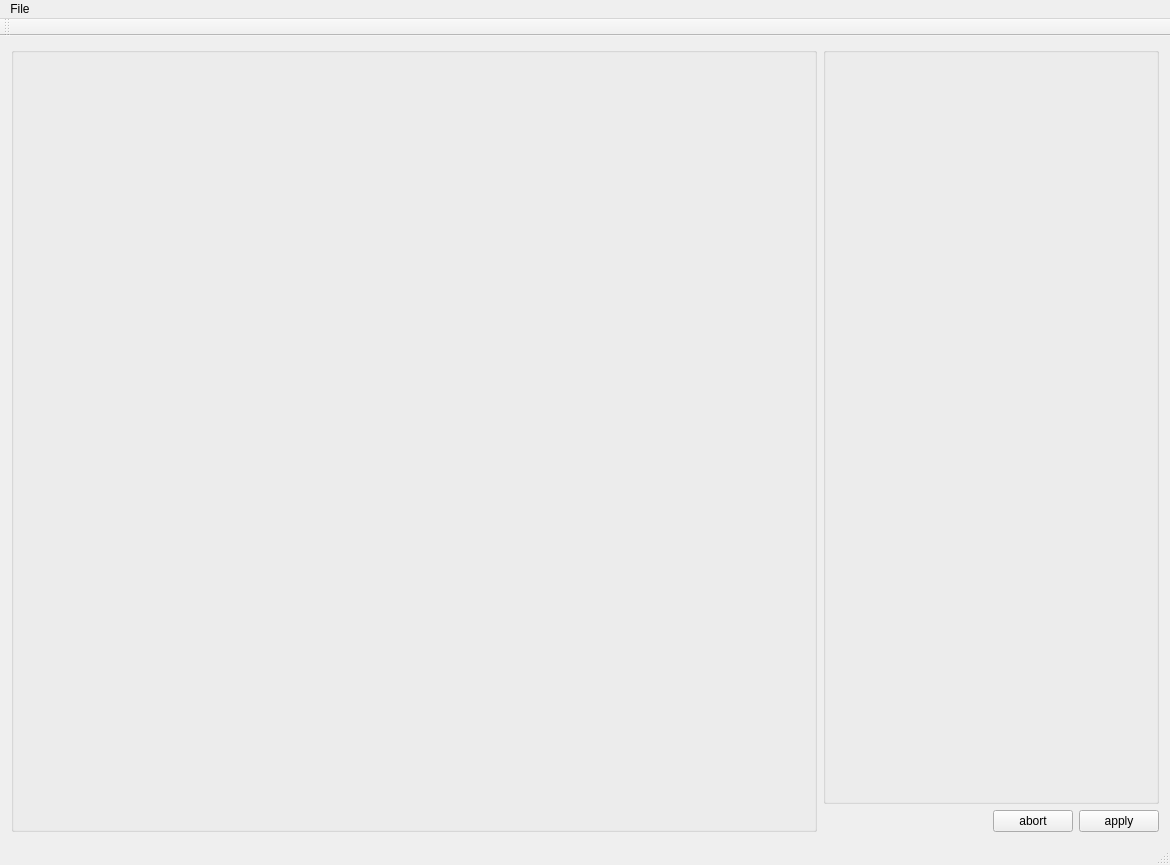
<?xml version="1.0" encoding="UTF-8"?>
<ui version="4.0">
 <class>PoseEditor</class>
 <widget class="QMainWindow" name="PoseEditor">
  <property name="geometry">
   <rect>
    <x>0</x>
    <y>0</y>
    <width>1170</width>
    <height>865</height>
   </rect>
  </property>
  <property name="windowTitle">
   <string>PoseEditor</string>
  </property>
  <widget class="QWidget" name="centralWidget">
   <layout class="QHBoxLayout" name="horizontalLayout" stretch="1,0">
    <item>
     <widget class="ui::ui_core::pose_draw::SimplePoseDrawOpenGLWidget" name="pose"/>
    </item>
    <item>
     <layout class="QVBoxLayout" name="verticalLayout" stretch="1,0">
      <item>
       <widget class="ui::network::BowmanView" name="functions"/>
      </item>
      <item>
       <layout class="QHBoxLayout" name="horizontalLayout_2">
        <item>
         <spacer name="horizontalSpacer">
          <property name="orientation">
           <enum>Qt::Horizontal</enum>
          </property>
          <property name="sizeHint" stdset="0">
           <size>
            <width>170</width>
            <height>20</height>
           </size>
          </property>
         </spacer>
        </item>
        <item>
         <widget class="QPushButton" name="abort">
          <property name="text">
           <string>abort</string>
          </property>
         </widget>
        </item>
        <item>
         <widget class="QPushButton" name="apply">
          <property name="text">
           <string>apply</string>
          </property>
         </widget>
        </item>
       </layout>
      </item>
     </layout>
    </item>
   </layout>
  </widget>
  <widget class="QMenuBar" name="menuBar">
   <property name="geometry">
    <rect>
     <x>0</x>
     <y>0</y>
     <width>1170</width>
     <height>22</height>
    </rect>
   </property>
   <widget class="QMenu" name="menuFile">
    <property name="title">
     <string>File</string>
    </property>
    <addaction name="action_open_pose"/>
    <addaction name="action_save_pose"/>
    <addaction name="action_save_pose_as"/>
   </widget>
   <addaction name="menuFile"/>
  </widget>
  <widget class="QToolBar" name="mainToolBar">
   <attribute name="toolBarArea">
    <enum>TopToolBarArea</enum>
   </attribute>
   <attribute name="toolBarBreak">
    <bool>false</bool>
   </attribute>
  </widget>
  <widget class="QStatusBar" name="statusBar"/>
  <action name="action_open_pose">
   <property name="text">
    <string>Open Pose</string>
   </property>
   <property name="shortcut">
    <string>Ctrl+O</string>
   </property>
  </action>
  <action name="action_save_pose">
   <property name="text">
    <string>Save Pose</string>
   </property>
   <property name="shortcut">
    <string>Ctrl+S</string>
   </property>
  </action>
  <action name="action_save_pose_as">
   <property name="text">
    <string>Save Pose as...</string>
   </property>
   <property name="shortcut">
    <string>Ctrl+Shift+S</string>
   </property>
  </action>
 </widget>
 <layoutdefault spacing="6" margin="11"/>
 <customwidgets>
  <customwidget>
   <class>ui::ui_core::pose_draw::SimplePoseDrawOpenGLWidget</class>
   <extends>QGroupBox</extends>
   <header>ui/ui_core/pose_draw/SimplePoseDrawOpenGLWidget.h</header>
   <container>1</container>
  </customwidget>
  <customwidget>
   <class>ui::network::BowmanView</class>
   <extends>QGroupBox</extends>
   <header>ui/network/bowman_view.h</header>
   <container>1</container>
  </customwidget>
 </customwidgets>
 <resources/>
 <connections/>
</ui>
